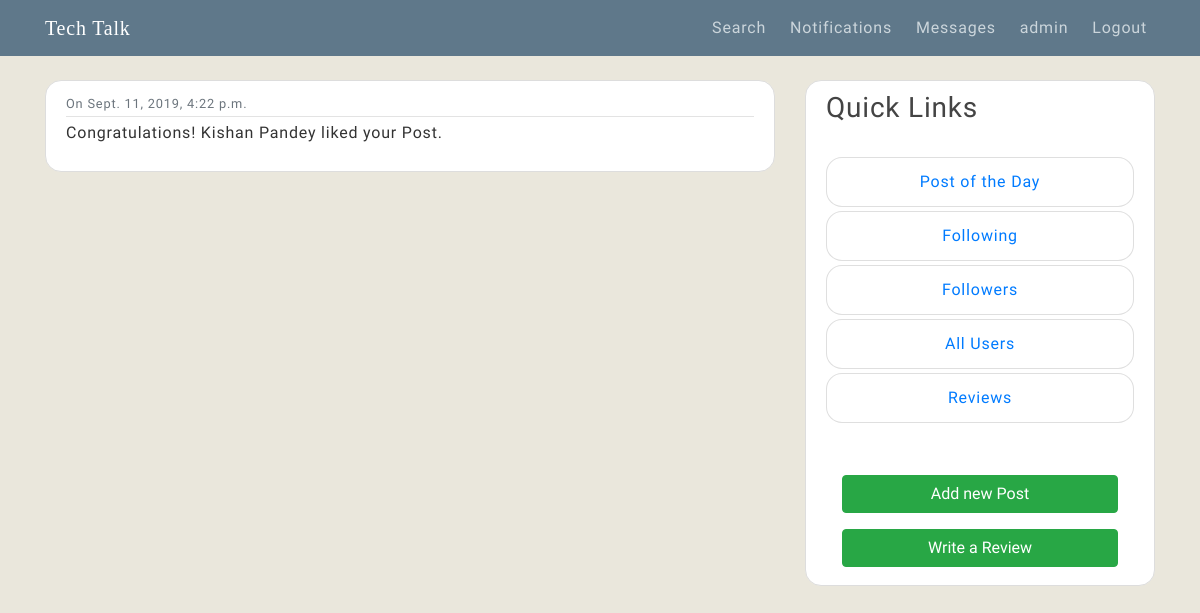
The page /notifications/ (signed in) on the database its author committed.
### users/models.py (models this page shows, shortened)
class Notifications(models.Model):
    user = models.ForeignKey(User,on_delete=models.CASCADE)
    notice = models.CharField(max_length=1000,blank=False)
    timeStamp = models.DateTimeField(default=timezone.now)
    seen = models.BooleanField(default=False)
    class Meta:
        verbose_name_plural = 'Notifications'

### users/views.py (the view)
# urls.py: path('notifications/',userViews.myNotifications,name='my-notice'),
def myNotifications(request):
    dataSet = Notifications.objects.filter(user=request.user)
    for data in dataSet:
        data.seen = True
        data.save()
    return render(request,'users/notification.html',{'dataSet':Notifications.objects.filter(user=request.user).order_by('-timeStamp')})

### users/templates/users/notification.html
{% extends 'blog/base.html' %}
{% block content %}
    {% for data in dataSet %}
        <article class="media content-section" id="customizeBorder">
            <div class="media-body">
              <div class="article-metadata">
                <small class="text-muted">On {{ data.timeStamp }}</small>
              </div>
              <p class="article-content">{{ data.notice }}</p>
            </div>
          </article>
    {% endfor %}
{% endblock content %}

### blog/templates/blog/base.html (shortened to what this page needs)
{% load static %}
<!DOCTYPE html>
<html>
<head>
    <link rel="stylesheet" href="https://stackpath.bootstrapcdn.com/bootstrap/4.3.1/css/bootstrap.min.css">
    <link rel="stylesheet" type="text/css" href="{% static 'blog/main.css' %}">
</head>
<body>
    <header class="site-header">
            <nav class="navbar navbar-expand-md navbar-dark bg-steel fixed-top">
                <div class="container">
                <a class="navbar-brand mr-4" href="{% url 'blog-home' %}" id='nameWeb'>Tech Talk</a>
                <div class="collapse navbar-collapse" id="navbarToggle">
                    <div class="navbar-nav">
                      {%if user.is_authenticated%}
                      <a class="nav-item nav-link ml-2" href="{% url 'search' %}">Search</a>
                      {%if notice%}
                        <a class="nav-item nav-link ml-2" href="{% url 'my-notice' %}">Notifications <sup class="dot"></sup></a>
                      {%else%}
                      <a class="nav-item nav-link ml-2" href="{% url 'my-notice' %}">Notifications</a>
                      {%endif%}
                      {%if flag %}
                        <a class="nav-item nav-link ml-2" href="{% url 'message-summary' %}">Messages <sup class="dot"></sup></a>
                      {%else%}
                        <a class="nav-item nav-link ml-2" href="{% url 'message-summary' %}">Messages</a>
                      {%endif%}
                      {%if request.user.profile.enrollment == '111X111'%}
                        <a class="nav-item nav-link ml-2" href="{% url 'profile' %}">{{request.user}} <sup class="dot"></sup></a>
                      {%else%}
                        <a class="nav-item nav-link ml-2" href="{% url 'profile' %}">{{request.user}}</a>
                      {%endif%}
                      <a class="nav-item nav-link ml-2" href="{% url 'logout' %}">Logout</a>
                      {%else%}
                        <a class="nav-item nav-link" href="{% url 'login' %}">Login</a>
                        <a class="nav-item nav-link" href="{% url 'register' %}">Register</a>
                      {%endif%}
                    </div>
                </div>
                </div>
            </nav>
     </header>
     <main role="main" class="container">
            <div class="row">
              <div class="col-md-8">
                {% block content %}{% endblock %}
              </div>
                <div class="col-md-4">
                  <div class="content-section card sticky-top" id="customizeBorder">
                    <h3>Quick Links</h3>
                    <br>
                    <ul class="list-group">
                        <a href="{% url 'blog-trend' %}" style="text-decoration: none;" class="mb-1"><li class="list-group-item list-group-item font-weight-light text-center" id="customizeBorder2"><strong>Post of the Day</strong></li></a>
                        <a href="{% url 'my-friend' %}" style="text-decoration: none;" class="mb-1"><li class="list-group-item list-group-item font-weight-light text-center" id="customizeBorder2"><strong>Following</strong></li></a>
                        <a href="{% url 'my-followers' %}" style="text-decoration: none;" class="mb-1"><li class="list-group-item list-group-item font-weight-light text-center" id="customizeBorder2"><strong>Followers</strong></li></a>
                        <a href="{% url 'blog-about' %}" style="text-decoration: none;" class="mb-1"><li class="list-group-item list-group-item font-weight-light text-center" id="customizeBorder2"><strong>All Users</strong></li></a>
                        <a href="{% url 'reviews' %}" style="text-decoration: none;" class="mb-1"><li class="list-group-item list-group-item font-weight-light text-center" id="customizeBorder2"><strong>Reviews</strong></li></a>
                      </ul>
                    <br>
                    {%if user.is_authenticated%}
                    <div class="text-right">
                      <a class="nav-item nav-link" href="{% url 'post-create' %}"><button class="btn btn-success btn-block">Add new Post</button></a>
                      <a class="nav-item nav-link" href="{% url 'add-reviews' %}"><button class="btn btn-success btn-block">Write a Review</button></a>
                    </div>
                    {%endif%}
                  </div>
                </div>
            </div>
     </main>
</body>
</html>

### blog/static/blog/main.css (style rules this page uses)
body { background: #fafafa; color: #333333; margin-top: 5rem; }
h1, h2, h3, h4, h5, h6 { color: #444444; }
ul { margin: 0; }
.bg-steel { background-color: #5f788a; }
.site-header .navbar-nav .nav-link { color: #cbd5db; }
.content-section { background: #ffffff; padding: 10px 20px; border: 1px solid #dddddd; border-radius: 3px; margin-bottom: 20px; }
.article-content { white-space: pre-line; }
.article-metadata { padding-bottom: 1px; margin-bottom: 4px; border-bottom: 1px solid #e3e3e3 }

### blog/templates/blog/base.html (style rules this page uses)
body { font-family: 'Poiret One', cursive; font-family: 'Nanum Myeongjo', serif; letter-spacing: 0.05em; background-color: #EAE7DC; }
#customizeBorder { border-radius: 1em; }
#customizeBorder2 { border-radius: 1em; }
#nameWeb { font-family: 'Cinzel', serif; }

### rows shown on the page
Notifications: timeStamp "Sept. 11, 2019, 4:22 p.m.", notice "Congratulations! Kishan Pandey liked your Post."

### other values the page prints
{{ request.user }} "admin"
